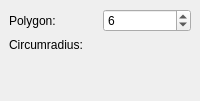
        <widget class="QWidget" name="page_regularPolygon">
         <layout class="QGridLayout">
          <property name="leftMargin">
           <number>9</number>
          </property>
          <property name="topMargin">
           <number>9</number>
          </property>
          <property name="rightMargin">
           <number>9</number>
          </property>
          <property name="bottomMargin">
           <number>9</number>
          </property>
          <property name="spacing">
           <number>6</number>
          </property>
          <item row="0" column="0">
           <layout class="QGridLayout">
            <property name="leftMargin">
             <number>0</number>
            </property>
            <property name="topMargin">
             <number>0</number>
            </property>
            <property name="rightMargin">
             <number>0</number>
            </property>
            <property name="bottomMargin">
             <number>0</number>
            </property>
            <property name="spacing">
             <number>6</number>
            </property>
            <item row="0" column="0">
             <widget class="QLabel" name="labelRegularPolygonPolygon">
              <property name="text">
               <string>Polygon:</string>
              </property>
             </widget>
            </item>
            <item row="0" column="1">
             <widget class="QSpinBox" name="regularPolygonPolygon">
              <property name="keyboardTracking">
               <bool>false</bool>
              </property>
              <property name="minimum">
               <number>3</number>
              </property>
              <property name="maximum">
               <number>1000</number>
              </property>
              <property name="value">
               <number>6</number>
              </property>
             </widget>
            </item>
            <item row="1" column="0">
             <widget class="QLabel" name="labelRegularPolygonCircumradius">
              <property name="text">
               <string>Circumradius:</string>
              </property>
             </widget>
            </item>
            <item row="1" column="1">
             <widget class="Gui::QuantitySpinBox" name="regularPolygonCircumradius" native="true">
              <property name="keyboardTracking" stdset="0">
               <bool>false</bool>
              </property>
              <property name="unit" stdset="0">
               <string notr="true">mm</string>
              </property>
              <property name="value" stdset="0">
               <double>2.000000000000000</double>
              </property>
             </widget>
            </item>
           </layout>
          </item>
          <item row="1" column="0">
           <spacer>
            <property name="orientation">
             <enum>Qt::Vertical</enum>
            </property>
            <property name="sizeHint" stdset="0">
             <size>
              <width>20</width>
              <height>40</height>
             </size>
            </property>
           </spacer>
          </item>
         </layout>
        </widget>
